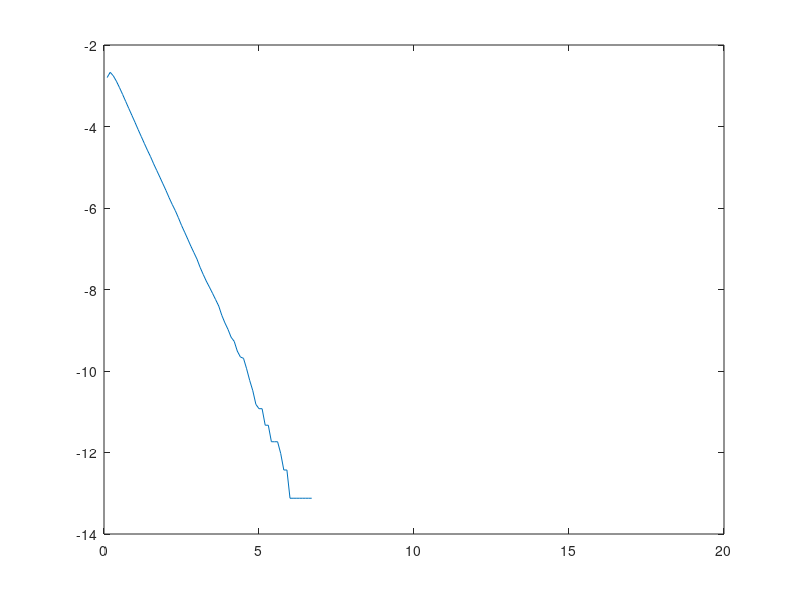

The MATLAB source for this figure:
clear
nmsg = 500000;
m = rand(1, nmsg);
p0 = 0.25;
p1 = 1 - p0;
m(m >= p0) = 0;
m(m < p0) = 1;
v1 = 1;
v2 = 1;
v3 = 1;
n1 = sqrt(v1)*randn(1, nmsg);
n2 = sqrt(v2)*randn(1, nmsg);
n3 = sqrt(v3)*randn(1, nmsg);
E = 0.1:0.1:15;
s = zeros(1, nmsg);
r1 = zeros(1, nmsg);
r2 = zeros(1, nmsg);
r3 = zeros(1, nmsg);
m_hat = zeros(1, nmsg);
pe = zeros(1, 150);
for i = 1:150
    s(m == 0) = sqrt(E(i));
    s(m == 1) = -sqrt(E(i));
    r1 = s + n1;
    r2 = s + n2;
    r3 = s + n3;
    thresh = -0.5*log(p0/p1)/sqrt(E(i));
    likely = r1/v1 + r2/v2 + r3/v3;
    m_hat(likely >= thresh) = 0;
    m_hat(likely < thresh) = 1;
    pe(i) = (length(find(m ~= m_hat))/nmsg);
end

y=zeros(1,150);
y=log(pe);
plot(E,y,'DisplayName','F-D');
